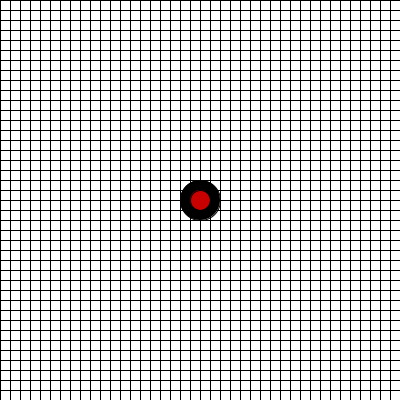
Frame 1 (no input)
Frame 60 (the mouse pressed at the canvas centre just before this capture): identical to frame 1, image omitted
Frame 120 (the mouse held since frame 60 and released just before this capture): identical to frame 1, image omitted

The Processing sketch that drew this single still picture (run headless with seeded random() and noise(); from frame 60 on, the mouse is pressed at the canvas centre):

// Processing sketch: processing_41551
// ── processing_41551.pde

int x=0;
int y=0;

void setup() {
  size(400, 400);
  smooth();
}
void draw() {
  background(255);
  fill(0);
  for(int y=0; y<height; y=y+10){
  line(0,y,width,y);
line(y,0,y,height);
}
  ellipse(x+200, y+200, 40, 40);
  fill(200,0,0);
  ellipse(x+200,y+200,20,20);
  if (keyCode == RIGHT) {
    x=x+3;
  }
  if (keyCode == LEFT) {
    x=x-3;
  }
  if (keyCode == DOWN) {
    y=y+3;
  }
  if (keyCode == UP) {
    y=y-3;
  }
  if (keyPressed &&key == 'z') {
    ellipse(mouseX,mouseY,20,20);
    
  }


  
}
